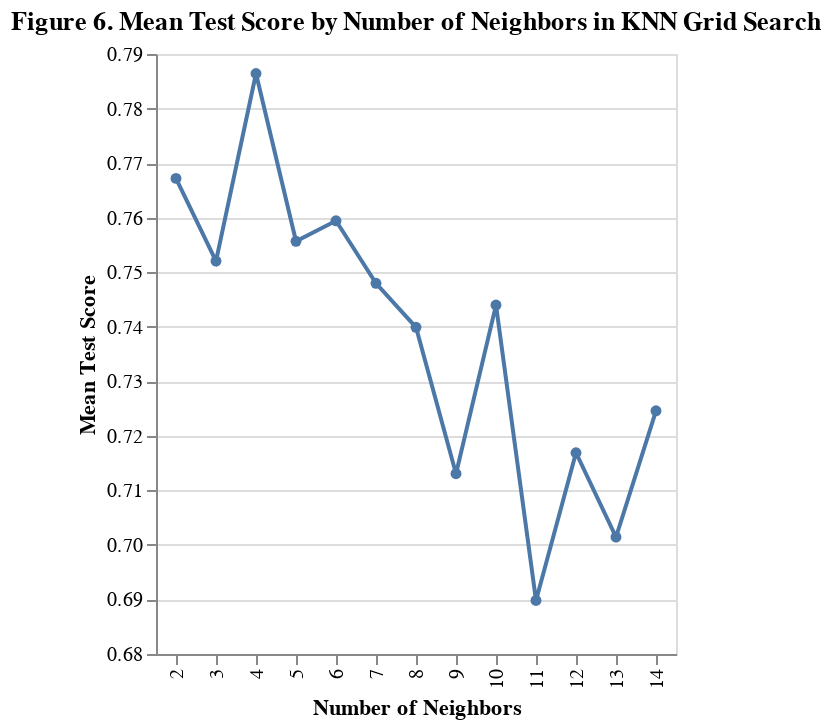

The notebook cell this image was saved under:
### Markdown cell above
Table 9. Grid Search Cross-Validation Results

### Code cell
# Create a chart that plots the mean test score for each value of n_neighbors
accuracy_versus_k_grid = alt.Chart(accuracies_grid).mark_line(point=True).encode(
    x=alt.X("param_kneighborsclassifier__n_neighbors:N", title="Number of Neighbors", scale=alt.Scale(zero=False)),
    y=alt.Y("mean_test_score:Q", title="Mean Test Score", scale=alt.Scale(zero=False))
).properties(
    title="Figure 6. Mean Test Score by Number of Neighbors in KNN Grid Search"
)

# Display the chart
accuracy_versus_k_grid

### Figure 1 — Vega-Lite specification as saved in the notebook (floating-point values rounded to 4 significant figures)
{"config": {"view": {"continuousWidth": 300, "continuousHeight": 300}}, "data": {"name": "data-ce5dc56709ba9f338348ba4c15fcd29a"}, "mark": {"type": "line", "point": true}, "encoding": {"x": {"field": "param_kneighborsclassifier__n_neighbors", "scale": {"zero": false}, "title": "Number of Neighbors", "type": "nominal"}, "y": {"field": "mean_test_score", "scale": {"zero": false}, "title": "Mean Test Score", "type": "quantitative"}}, "title": "Figure 6. Mean Test Score by Number of Neighbors in KNN Grid Search", "$schema": "https://vega.github.io/schema/vega-lite/v5.8.0.json", "datasets": {"data-ce5dc56709ba9f338348ba4c15fcd29a": [{"mean_fit_time": 0.003809, "std_fit_time": 0.0003697, "mean_score_time": 0.005204, "std_score_time": 0.0003243, "param_kneighborsclassifier__n_neighbors": 2, "params": {"kneighborsclassifier__n_neighbors": 2}, "split0_test_score": 0.7692, "split1_test_score": 0.8269, "split2_test_score": 0.7692, "split3_test_score": 0.7843, "split4_test_score": 0.6863, "mean_test_score": 0.7672, "std_test_score": 0.04564, "rank_test_score": 2}, {"mean_fit_time": 0.003474, "std_fit_time": 3.11e-05, "mean_score_time": 0.007519, "std_score_time": 0.005601, "param_kneighborsclassifier__n_neighbors": 3, "params": {"kneighborsclassifier__n_neighbors": 3}, "split0_test_score": 0.8077, "split1_test_score": 0.7115, "split2_test_score": 0.7115, "split3_test_score": 0.8235, "split4_test_score": 0.7059, "mean_test_score": 0.752, "std_test_score": 0.05219, "rank_test_score": 5}, {"mean_fit_time": 0.003462, "std_fit_time": 4.588e-05, "mean_score_time": 0.0047, "std_score_time": 5.773e-05, "param_kneighborsclassifier__n_neighbors": 4, "params": {"kneighborsclassifier__n_neighbors": 4}, "split0_test_score": 0.8077, "split1_test_score": 0.8846, "split2_test_score": 0.7692, "split3_test_score": 0.7451, "split4_test_score": 0.7255, "mean_test_score": 0.7864, "std_test_score": 0.05623, "rank_test_score": 1}, {"mean_fit_time": 0.003506, "std_fit_time": 7.422e-05, "mean_score_time": 0.004955, "std_score_time": 0.0002779, "param_kneighborsclassifier__n_neighbors": 5, "params": {"kneighborsclassifier__n_neighbors": 5}, "split0_test_score": 0.7692, "split1_test_score": 0.8462, "split2_test_score": 0.6923, "split3_test_score": 0.8039, "split4_test_score": 0.6667, "mean_test_score": 0.7557, "std_test_score": 0.06728, "rank_test_score": 4}, {"mean_fit_time": 0.003433, "std_fit_time": 1.598e-05, "mean_score_time": 0.004793, "std_score_time": 0.0001685, "param_kneighborsclassifier__n_neighbors": 6, "params": {"kneighborsclassifier__n_neighbors": 6}, "split0_test_score": 0.7692, "split1_test_score": 0.8269, "split2_test_score": 0.75, "split3_test_score": 0.7843, "split4_test_score": 0.6667, "mean_test_score": 0.7594, "std_test_score": 0.05285, "rank_test_score": 3}, {"mean_fit_time": 0.003418, "std_fit_time": 1.394e-05, "mean_score_time": 0.004733, "std_score_time": 0.0001094, "param_kneighborsclassifier__n_neighbors": 7, "params": {"kneighborsclassifier__n_neighbors": 7}, "split0_test_score": 0.7115, "split1_test_score": 0.8269, "split2_test_score": 0.7308, "split3_test_score": 0.8235, "split4_test_score": 0.6471, "mean_test_score": 0.748, "std_test_score": 0.06892, "rank_test_score": 6}, {"mean_fit_time": 0.003454, "std_fit_time": 4.695e-05, "mean_score_time": 0.004748, "std_score_time": 0.0001151, "param_kneighborsclassifier__n_neighbors": 8, "params": {"kneighborsclassifier__n_neighbors": 8}, "split0_test_score": 0.7692, "split1_test_score": 0.8077, "split2_test_score": 0.75, "split3_test_score": 0.7843, "split4_test_score": 0.5882, "mean_test_score": 0.7399, "std_test_score": 0.07814, "rank_test_score": 8}, {"mean_fit_time": 0.003497, "std_fit_time": 8.499e-05, "mean_score_time": 0.004865, "std_score_time": 0.0003071, "param_kneighborsclassifier__n_neighbors": 9, "params": {"kneighborsclassifier__n_neighbors": 9}, "split0_test_score": 0.6154, "split1_test_score": 0.8269, "split2_test_score": 0.7308, "split3_test_score": 0.7843, "split4_test_score": 0.6078, "mean_test_score": 0.713, "std_test_score": 0.08828, "rank_test_score": 11}, {"mean_fit_time": 0.00354, "std_fit_time": 0.0001744, "mean_score_time": 0.004727, "std_score_time": 6.575e-05, "param_kneighborsclassifier__n_neighbors": 10, "params": {"kneighborsclassifier__n_neighbors": 10}, "split0_test_score": 0.6923, "split1_test_score": 0.8654, "split2_test_score": 0.7308, "split3_test_score": 0.8039, "split4_test_score": 0.6275, "mean_test_score": 0.744, "std_test_score": 0.08337, "rank_test_score": 7}, {"mean_fit_time": 0.003607, "std_fit_time": 0.0003434, "mean_score_time": 0.004879, "std_score_time": 0.0002216, "param_kneighborsclassifier__n_neighbors": 11, "params": {"kneighborsclassifier__n_neighbors": 11}, "split0_test_score": 0.5577, "split1_test_score": 0.8269, "split2_test_score": 0.7115, "split3_test_score": 0.8039, "split4_test_score": 0.549, "mean_test_score": 0.6898, "std_test_score": 0.118, "rank_test_score": 13}, {"mean_fit_time": 0.003494, "std_fit_time": 0.0001161, "mean_score_time": 0.00481, "std_score_time": 0.000152, "param_kneighborsclassifier__n_neighbors": 12, "params": {"kneighborsclassifier__n_neighbors": 12}, "split0_test_score": 0.6346, "split1_test_score": 0.8462, "split2_test_score": 0.7115, "split3_test_score": 0.8039, "split4_test_score": 0.5882, "mean_test_score": 0.7169, "std_test_score": 0.0976, "rank_test_score": 10}, {"mean_fit_time": 0.003852, "std_fit_time": 0.0003974, "mean_score_time": 0.005073, "std_score_time": 0.0005527, "param_kneighborsclassifier__n_neighbors": 13, "params": {"kneighborsclassifier__n_neighbors": 13}, "split0_test_score": 0.5962, "split1_test_score": 0.8077, "split2_test_score": 0.7308, "split3_test_score": 0.7843, "split4_test_score": 0.5882, "mean_test_score": 0.7014, "std_test_score": 0.09265, "rank_test_score": 12}, {"mean_fit_time": 0.003411, "std_fit_time": 2.539e-05, "mean_score_time": 0.004647, "std_score_time": 4.814e-05, "param_kneighborsclassifier__n_neighbors": 14, "params": {"kneighborsclassifier__n_neighbors": 14}, "split0_test_score": 0.6538, "split1_test_score": 0.8077, "split2_test_score": 0.7692, "split3_test_score": 0.7451, "split4_test_score": 0.6471, "mean_test_score": 0.7246, "std_test_score": 0.06377, "rank_test_score": 9}]}}
